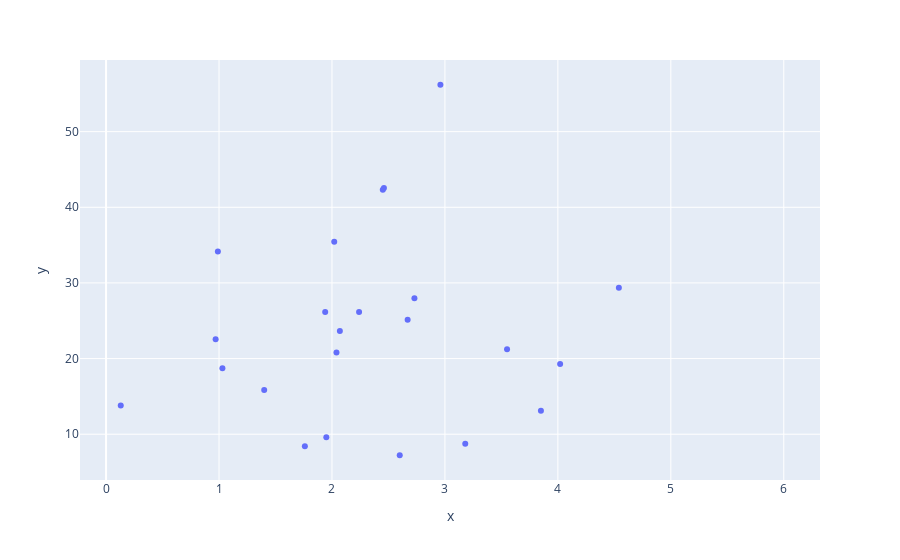

Source (notebook cell):
### Code cell
fig = px.scatter(x=res["Heat_cons"], y = res["Weight_fruits_ClassA"]/50)
fig.show()

### Figure 1 — Plotly figure (JSON) as saved in the notebook; plotly's stock layout.template omitted (floating-point values rounded to 4 significant figures; data arrays with more than 128 entries replaced by an {"elided": "..."} marker saying what was removed)
{"data": [{"hovertemplate": "x=%{x}<br>y=%{y}<extra></extra>", "legendgroup": "", "marker": {"color": "#636efa", "symbol": "circle"}, "mode": "markers", "name": "", "orientation": "v", "showlegend": false, "type": "scatter", "x": {"elided": "166 float values"}, "xaxis": "x", "y": {"elided": "166 float values"}, "yaxis": "y"}], "layout": {"legend": {"tracegroupgap": 0}, "margin": {"t": 60}, "xaxis": {"anchor": "y", "domain": [0, 1], "title": {"text": "x"}}, "yaxis": {"anchor": "x", "domain": [0, 1], "title": {"text": "y"}}}}
